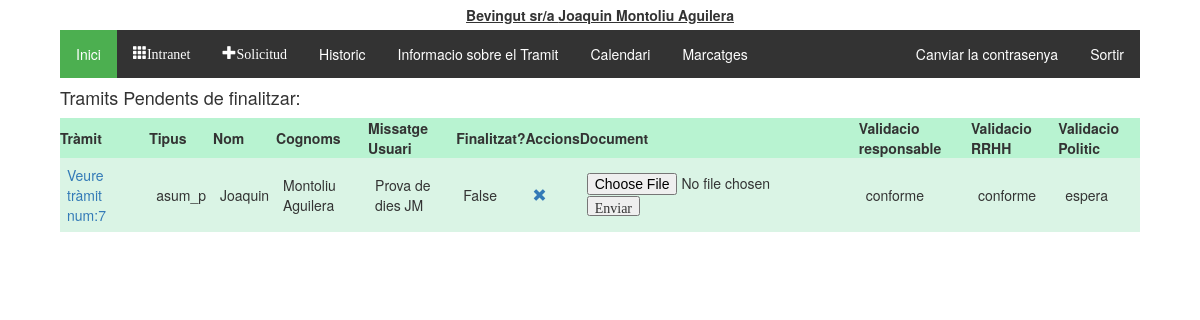
/tramitador/ (signed in), run on the app's committed database.
### tramitador/models.py (models this page shows, shortened)
class Treballadors(AbstractUser):
    usuari = models.CharField(max_length=20)
    foto = models.FileField(upload_to='fotos', blank=True, null=True)
    """nom = models.CharField(max_length=20)
    cognoms = models.CharField(max_length=20)
    email = models.CharField(max_length=50)"""
    dni = models.CharField(max_length=20, null = True, blank=True)
    areas = models.ManyToManyField(Area)
    id_crosschex = models.IntegerField(max_length=4, null = True, blank=True)
    pass_crosschex =  models.IntegerField(max_length=4, null = True, blank=True)
    observacions = models.TextField(null = True, blank=True)
    """rol = models.CharField(max_length=20, choices = tip_rols, default = 'treb')
    estat = models.CharField(max_length=10, choices = tip_estats, default = 'alta')"""
    representant = models.ForeignKey('self', on_delete=models.CASCADE, blank=True, null = True)
    class Meta:
        ordering = ['first_name','last_name']

class Tramit(models.Model):
    validacio = (
        ('conforme','conforme'),
        ('inconforme','no conforme'),
        ('espera', 'en espera'),
    )
    tipologia = (
        ('vacances', 'Vacances'),
        ('perm_precep', 'Permisos preceptius'),
        ('perm_no_precep', 'Permisos no preceptius'),
        ('asum_p', 'Asumptes personals'),
        ('perm_indisposicio', 'Permis Indisposicio'),
        ('perm_altres', 'Altres permissos'),
    )
    treballador = models.ForeignKey(Treballadors, on_delete=models.CASCADE)
    document = models.ForeignKey(Document, on_delete=models.SET_NULL, null=True, blank=True)
    creat_en = models.DateTimeField(auto_now_add=True)
    modificat_en = models.DateTimeField(auto_now=True)
    data_sol = models.CharField(max_length=250, help_text = "Interval de dates amb guións '/', per dies no consecutios emprar ';' Exemple:2019-08-01-2019-08-20;2019-09-09")
    tipus = models.CharField(max_length=40, choices=tipologia, default='asum_p')
    finalitzat = models.BooleanField(default=False)
    """Validacio de RRHH"""
    valRRHH = models.CharField(max_length=20, choices=validacio, default='espera')
    """Validacio del responsable"""
    valResp =  models.CharField(max_length=20, choices=validacio, default='espera')
    """Validacio del Politic"""
    valPol = models.CharField(max_length=20, choices=validacio, default='espera')
    """En cas de voler explicar el motiu"""
    missatge_usuari = models.CharField(max_length=2000, null = True)
    missatge_responsable = models.CharField(max_length=2000, null = True, blank=True)
    """Millores per el admin site"""
    def was_published_recently(self):
        return self.creat_en >= timezone.now() - datetime.timedelta(days=1)
    was_published_recently.admin_order_field = 'creat_en'
    was_published_recently.boolean = True
    was_published_recently.short_description = 'Publicat recentment?'

### tramitador/views.py (the view)
def index(request):
    if request.method =='POST':
        pk = request.POST.get('seleccio')
        user = get_object_or_404(Treballadors, pk=pk)
        request.user = user
        auth.login(request, user)
    tramits_pendents = Tramit.objects.all().filter(treballador__id=request.user.id).exclude(finalitzat = True)
    subordinats = Treballadors.objects.all().filter(representant__id=request.user.id)
    context = {'tramits_pendents': tramits_pendents, 'subordinats': subordinats}
    return render(request, 'tramits/index.html', context)

### tramitador/templatetags/group.py (called while the page is built)
@register.filter(name='has_group')
def has_group(user, group_name):
    group_name = group_name.split(";")
    for group in group_name:
        if(user.groups.filter(name=group).exists()):
            return True
    return False

### tramitador/templates/tramits/index.html (shortened to what this page needs)
{% extends 'tramits/base.html' %}
{% block content %}
  {% if tramits_pendents %}
  <h4>Tramits Pendents de finalitzar:</h4>
    <table class="TFtable">
      <tr>
        <th>Tràmit</th><th>Tipus</th><th>Nom</th><th>Cognoms</th><th>Missatge Usuari</th><th>Finalitzat?</th><th>Accions</th><th>Document</th>
        <th>Validacio responsable</th><th>Validacio RRHH</th><th>Validacio Politic</th>
      </tr>
      {% for tramit in tramits_pendents %}
      <tr>
        <td><a href="{% url 'tramit_detall' tramit.id %}">Veure tràmit num:{{tramit.id}}</a></td><td>{{tramit.tipus}}</td><td>{{tramit.treballador.first_name}}</td><td>{{tramit.treballador.last_name}}</td>
        <td>{{tramit.missatge_usuari}}</td><td>{{tramit.finalitzat}}</td><td><a href="{% url 'tramit_eliminar' tramit.id %}"  onclick="return confirm('Estas segur de vole eliminar el tràmit?')" class="glyphicon glyphicon-remove"></a></td>
        <td>
          {% if tramit.document %}
            <a href='/static/documents/upload/{{tramit.document.document }}' class="glyphicon glyphicon-save-file"></a>
          {% else %}
            <input type="file"  data-tramit="{{tramit.pk}}" />
            <input type="button" class="glyphicon glyphicon-open-file" value="Enviar" name="pujar"/>
          {% endif %}
        </td>
        <td>{{tramit.valResp}}</td><td>{{tramit.valRRHH}}</td><td>{{tramit.valPol}}</td>
      </tr>
      {% endfor %}
    </table>
    {% else %}
      <p>No hi han tramits recents...</p>
  {% endif %}
{% endblock %}

### tramitador/templates/tramits/base.html (shortened to what this page needs)
<!DOCTYPE html>
{% load static %}
{% load group %}
<html lang="es">
  <head>
    <link rel="stylesheet" href="https://maxcdn.bootstrapcdn.com/bootstrap/3.3.5/css/bootstrap.min.css">
    <link rel="stylesheet" href="https://maxcdn.bootstrapcdn.com/font-awesome/4.4.0/css/font-awesome.min.css">
    <link rel="stylesheet" href="//code.jquery.com/ui/1.12.1/themes/base/jquery-ui.css">
    <link rel="stylesheet" href="{% static 'tramits/style.css' %}">
    <link rel="stylesheet" href="{% static 'tramits/bootstrap-year-calendar.css' %}">
  </head>
  <body>
    <div id="heading">
      {% block heading %}
        {% if user.is_authenticated %}
          Bevingut sr/a {{ user.first_name }} {{ user.last_name }}
        {% endif %}
      {% endblock %}
    </div>
    {% if user.is_authenticated %}
      <div id="main_block">
        <div id="options_block">
          <ul class="menu_options">
            <li><a href="{% url 'index' %}" class="active">Inici</a></li>
            <li><a href="{% url 'indexIntranet' %}"class ="glyphicon glyphicon-th">Intranet</a></li>
            <li><a href="{% url 'nou_tramit' %}"class ="glyphicon glyphicon-plus">Solicitud</a></li>
            <li><a href="{% url 'historic' %}">Historic</a></li>
            <li><a target="_blank" href="{% static 'documentacio/manual.pdf' %}">Informacio sobre el Tramit</a></li>
            <li><a target="_blank" href="{% url 'calendari' %}">Calendari</a></li>
            <li><a target="_blank" href="{% url 'marcatges' %}">Marcatges</a></li>
            <li class="menu_options_dreta"><a href="{% url 'logout' %}">Sortir</a></li>
            <li class="menu_options_dreta"><a href="/permivac/tramitador/accounts/password_change/">Canviar la contrasenya</a></li>
          </ul>
        </div>
        {% block content %}
        {% endblock %}
      </div>
    {% endif %}
  </body>
</html>

### tramitador/static/tramits/style.css (style rules this page uses)
#heading { display:flex; flex-direction: row; justify-content: center; align-content:center; align-items:center; width: 90%; height: auto; margin-left: auto; margin-right: auto; padding: 5px; text-decoration: underline; font-weight: bold; }
#main_block { display:flex; flex-direction:column; width: 90%; margin-left: auto; margin-right: auto; height: auto; justify-content: center; }
.TFtable { width: 100%; height: auto; padding: 5px; }
.TFtable td { padding:7px; border:border#4ef495 1px solid; }
.TFtable tr { background:#b8f3d1; }
.TFtable tr:nth-child(odd) { background:#b8f3d1; }
.TFtable tr:nth-child(even) { background:#daf4e5; }
ul.menu_options { list-style-type: none; margin: 0; padding: 0; overflow: hidden; background-color: #333; }
ul.menu_options li { float: left; }
ul.menu_options li.menu_options_dreta { float:right; }
ul.menu_options li a { display: block; color: white; text-align: center; padding: 14px 16px; text-decoration: none; }
.active { background-color: #4CAF50; }
a, i { cursor: pointer; }

### data on the page
Treballadors: first_name "Joaquin", last_name "Montoliu Aguilera"
Tramit: id "7", tipus "asum_p", treballador.first_name "Joaquin", treballador.last_name "Montoliu Aguilera", missatge_usuari "Prova de dies JM", finalitzat "False", valResp "conforme", valRRHH "conforme", valPol "espera"
